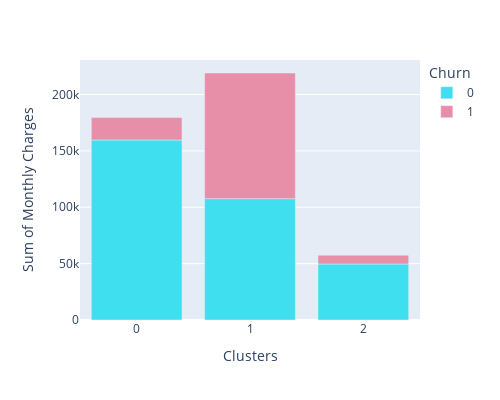

Here is the notebook cell this chart was saved with:
### Code cell
fig = px.bar(agg_df_MonCharg, x='Clusters', y='sum', color = agg_df_MonCharg['Churn'].astype('str'), width=500, height=400, 
             color_discrete_map = {'0':color_0_1[0],'1':color_0_1[1]},
             labels={'sum':'Sum of Monthly Charges', 'color': 'Churn'})       
fig.show()

### Figure 1 — Plotly figure (JSON) as saved in the notebook; plotly's stock layout.template omitted (floating-point values rounded to 4 significant figures)
{"data": [{"alignmentgroup": "True", "hovertemplate": "Churn=0<br>Clusters=%{x}<br>Sum of Monthly Charges=%{y}<extra></extra>", "legendgroup": "0", "marker": {"color": "#40DFEF", "pattern": {"shape": ""}}, "name": "0", "offsetgroup": "0", "orientation": "v", "showlegend": true, "textposition": "auto", "type": "bar", "x": [0, 1, 2], "xaxis": "x", "y": [159664, 107644, 49678], "yaxis": "y"}, {"alignmentgroup": "True", "hovertemplate": "Churn=1<br>Clusters=%{x}<br>Sum of Monthly Charges=%{y}<extra></extra>", "legendgroup": "1", "marker": {"color": "#E78EA9", "pattern": {"shape": ""}}, "name": "1", "offsetgroup": "1", "orientation": "v", "showlegend": true, "textposition": "auto", "type": "bar", "x": [0, 1, 2], "xaxis": "x", "y": [19848, 111436, 7847], "yaxis": "y"}], "layout": {"barmode": "relative", "height": 400, "legend": {"title": {"text": "Churn"}, "tracegroupgap": 0}, "margin": {"t": 60}, "width": 500, "xaxis": {"anchor": "y", "domain": [0, 1], "title": {"text": "Clusters"}}, "yaxis": {"anchor": "x", "domain": [0, 1], "title": {"text": "Sum of Monthly Charges"}}}}
